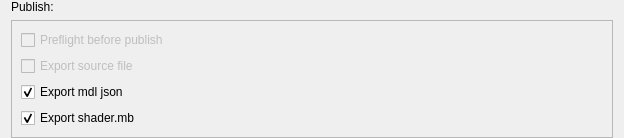
<?xml version="1.0" encoding="UTF-8"?>
<ui version="4.0">
 <class>pub_widget</class>
 <widget class="QWidget" name="pub_widget">
  <property name="geometry">
   <rect>
    <x>0</x>
    <y>0</y>
    <width>624</width>
    <height>126</height>
   </rect>
  </property>
  <property name="windowTitle">
   <string>Form</string>
  </property>
  <layout class="QGridLayout" name="gridLayout">
   <property name="topMargin">
    <number>0</number>
   </property>
   <property name="bottomMargin">
    <number>0</number>
   </property>
   <item row="0" column="0">
    <widget class="QLabel" name="label">
     <property name="text">
      <string>Publish:</string>
     </property>
    </widget>
   </item>
   <item row="2" column="0">
    <spacer name="verticalSpacer">
     <property name="orientation">
      <enum>Qt::Vertical</enum>
     </property>
     <property name="sizeHint" stdset="0">
      <size>
       <width>20</width>
       <height>0</height>
      </size>
     </property>
    </spacer>
   </item>
   <item row="1" column="0">
    <widget class="QStackedWidget" name="stackedWidget">
     <property name="frameShape">
      <enum>QFrame::StyledPanel</enum>
     </property>
     <property name="frameShadow">
      <enum>QFrame::Plain</enum>
     </property>
     <widget class="QWidget" name="Page1">
      <layout class="QVBoxLayout" name="verticalLayout">
       <item>
        <widget class="QCheckBox" name="checkBox_preflight">
         <property name="enabled">
          <bool>false</bool>
         </property>
         <property name="text">
          <string>Preflight before publish</string>
         </property>
         <property name="checked">
          <bool>false</bool>
         </property>
        </widget>
       </item>
       <item>
        <widget class="QCheckBox" name="checkBox_source_file">
         <property name="enabled">
          <bool>false</bool>
         </property>
         <property name="text">
          <string>Export source file</string>
         </property>
         <property name="checked">
          <bool>false</bool>
         </property>
        </widget>
       </item>
       <item>
        <widget class="QCheckBox" name="checkBox_export_json">
         <property name="text">
          <string>Export mdl json</string>
         </property>
         <property name="checked">
          <bool>true</bool>
         </property>
        </widget>
       </item>
       <item>
        <widget class="QCheckBox" name="checkBox_export_shaders">
         <property name="text">
          <string>Export shader.mb</string>
         </property>
         <property name="checked">
          <bool>true</bool>
         </property>
        </widget>
       </item>
      </layout>
     </widget>
    </widget>
   </item>
  </layout>
 </widget>
 <resources/>
 <connections/>
</ui>
